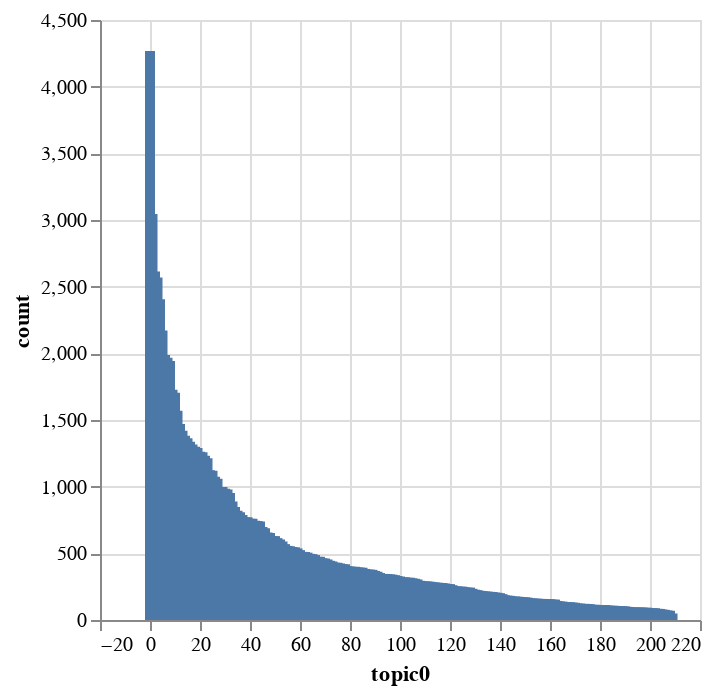

Notebook code cell kept with this figure:
### Code cell
df["topic0"].value_counts(sort=True).plot.bar(x="topic0", y="count")

### Figure 1 — Vega-Lite specification as saved in the notebook (floating-point values rounded to 4 significant figures; data arrays with more than 128 entries replaced by an {"elided": "..."} marker saying what was removed)
{"config": {"view": {"continuousWidth": 300, "continuousHeight": 300}}, "data": {"name": "data-22c14c28a0129378ac193f8c33eea4cb"}, "mark": {"type": "bar", "tooltip": true}, "encoding": {"x": {"field": "topic0", "type": "quantitative"}, "y": {"field": "count", "type": "quantitative"}}, "params": [{"name": "param_1", "select": {"type": "interval", "encodings": ["x", "y"]}, "bind": "scales"}], "$schema": "https://vega.github.io/schema/vega-lite/v5.20.1.json", "datasets": {"data-22c14c28a0129378ac193f8c33eea4cb": {"elided": "210 records"}}}
